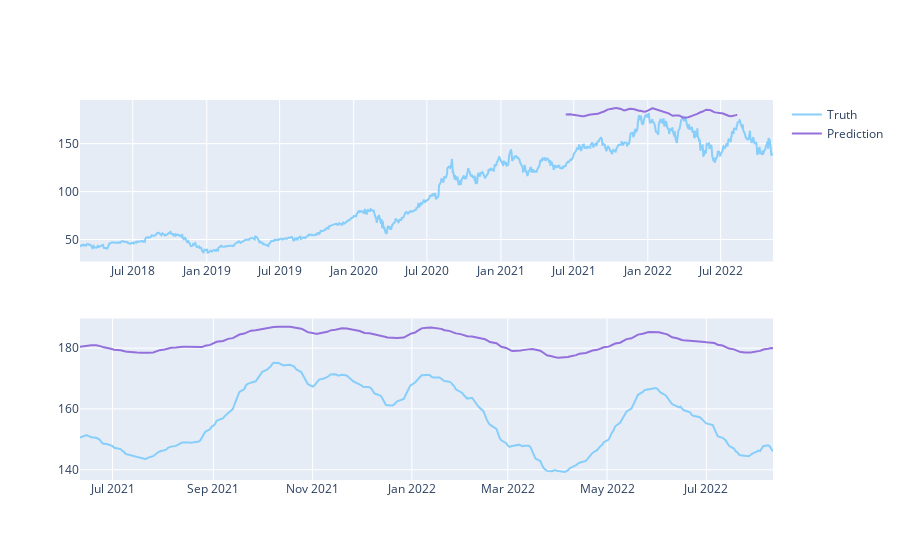

Notebook code cell kept with this figure:
### Markdown cell above
Comparision between original stock close price vs predicted close price

### Code cell
predicted_prices = df.loc[test_split_idx:test_split_idx+294].copy()
predicted_prices['Close'] = test_predict

fig = make_subplots(rows=2, cols=1)
fig.add_trace(go.Scatter(x=df.Date, y=df.Close,
                        name='Truth',
                        marker_color='LightSkyBlue'), row=1, col=1)

fig.add_trace(go.Scatter(x=predicted_prices.Date,
                        y=predicted_prices.Close,
                        name='Prediction',
                        marker_color='MediumPurple'), row=1, col=1)

fig.add_trace(go.Scatter(x=predicted_prices.Date,
                        y=y_test,
                        name='Truth',
                        marker_color='LightSkyBlue',
                        showlegend=False), row=2, col=1)

fig.add_trace(go.Scatter(x=predicted_prices.Date,
                        y=test_predict,
                        name='Prediction',
                        marker_color='MediumPurple',
                        showlegend=False), row=2, col=1)
# fig.update_traces(marker_line_width=4, opacity=0.8)

fig.show()

### Figure 1 — Plotly figure (JSON) as saved in the notebook; plotly's stock layout.template omitted (floating-point values rounded to 4 significant figures; data arrays with more than 128 entries replaced by an {"elided": "..."} marker saying what was removed)
{"data": [{"marker": {"color": "LightSkyBlue"}, "name": "Truth", "type": "scatter", "x": {"elided": "1190 str values"}, "xaxis": "x", "y": {"elided": "1190 float values"}, "yaxis": "y"}, {"marker": {"color": "MediumPurple"}, "name": "Prediction", "type": "scatter", "x": {"elided": "295 str values"}, "xaxis": "x", "y": {"elided": "295 float values"}, "yaxis": "y"}, {"marker": {"color": "LightSkyBlue"}, "name": "Truth", "showlegend": false, "type": "scatter", "x": {"elided": "295 str values"}, "xaxis": "x2", "y": {"elided": "295 float values"}, "yaxis": "y2"}, {"marker": {"color": "MediumPurple"}, "name": "Prediction", "showlegend": false, "type": "scatter", "x": {"elided": "295 str values"}, "xaxis": "x2", "y": {"elided": "295 float values"}, "yaxis": "y2"}], "layout": {"xaxis": {"anchor": "y", "domain": [0, 1]}, "xaxis2": {"anchor": "y2", "domain": [0, 1]}, "yaxis": {"anchor": "x", "domain": [0.575, 1]}, "yaxis2": {"anchor": "x2", "domain": [0, 0.425]}}}
